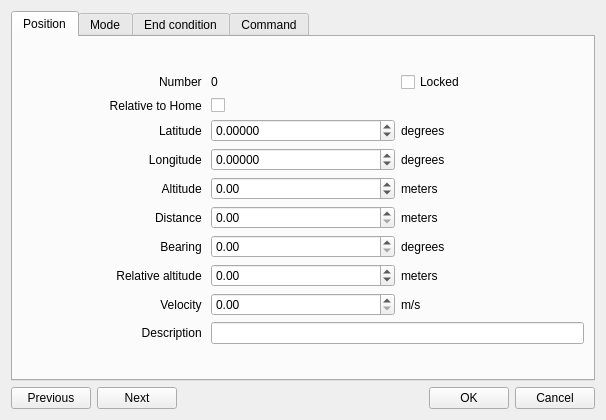
<?xml version="1.0" encoding="UTF-8"?>
<ui version="4.0">
 <class>opmap_edit_waypoint_dialog</class>
 <widget class="QWidget" name="opmap_edit_waypoint_dialog">
  <property name="modal" stdset="0">
   <bool>false</bool>
  </property>
  <property name="windowModality">
   <enum>Qt::NonModal</enum>
  </property>
  <property name="geometry">
   <rect>
    <x>0</x>
    <y>0</y>
    <width>606</width>
    <height>420</height>
   </rect>
  </property>
  <property name="sizePolicy">
   <sizepolicy hsizetype="MinimumExpanding" vsizetype="MinimumExpanding">
    <horstretch>0</horstretch>
    <verstretch>0</verstretch>
   </sizepolicy>
  </property>
  <property name="windowTitle">
   <string>LibrePilot GCS Edit Waypoint</string>
  </property>
  <property name="windowIcon">
   <iconset resource="../coreplugin/core.qrc">
    <normaloff>:/core/images/librepilot_logo_128.png</normaloff>:/core/images/librepilot_logo_128.png</iconset>
  </property>
  <layout class="QVBoxLayout" name="verticalLayout">
   <item>
    <widget class="QTabWidget" name="tabWidget">
     <property name="sizePolicy">
      <sizepolicy hsizetype="Preferred" vsizetype="Preferred">
       <horstretch>0</horstretch>
       <verstretch>0</verstretch>
      </sizepolicy>
     </property>
     <property name="currentIndex">
      <number>0</number>
     </property>
     <widget class="QWidget" name="tab_3">
      <attribute name="title">
       <string>Position</string>
      </attribute>
      <layout class="QGridLayout" name="gridLayout_2">
       <item row="0" column="0">
        <layout class="QGridLayout" name="gridLayout">
         <item row="2" column="0">
          <widget class="QLabel" name="lbLat">
           <property name="sizePolicy">
            <sizepolicy hsizetype="Minimum" vsizetype="Preferred">
             <horstretch>0</horstretch>
             <verstretch>0</verstretch>
            </sizepolicy>
           </property>
           <property name="text">
            <string>Latitude </string>
           </property>
           <property name="alignment">
            <set>Qt::AlignRight|Qt::AlignTrailing|Qt::AlignVCenter</set>
           </property>
          </widget>
         </item>
         <item row="3" column="0">
          <widget class="QLabel" name="lbLong">
           <property name="enabled">
            <bool>true</bool>
           </property>
           <property name="sizePolicy">
            <sizepolicy hsizetype="Minimum" vsizetype="Preferred">
             <horstretch>0</horstretch>
             <verstretch>0</verstretch>
            </sizepolicy>
           </property>
           <property name="text">
            <string>Longitude </string>
           </property>
           <property name="alignment">
            <set>Qt::AlignRight|Qt::AlignTrailing|Qt::AlignVCenter</set>
           </property>
          </widget>
         </item>
         <item row="11" column="0">
          <widget class="QLabel" name="label_8">
           <property name="sizePolicy">
            <sizepolicy hsizetype="Minimum" vsizetype="Preferred">
             <horstretch>0</horstretch>
             <verstretch>0</verstretch>
            </sizepolicy>
           </property>
           <property name="text">
            <string>Description </string>
           </property>
           <property name="alignment">
            <set>Qt::AlignRight|Qt::AlignTrailing|Qt::AlignVCenter</set>
           </property>
          </widget>
         </item>
         <item row="11" column="2" colspan="2">
          <widget class="QLineEdit" name="lineEditDescription"/>
         </item>
         <item row="2" column="2">
          <widget class="QDoubleSpinBox" name="doubleSpinBoxLatitude">
           <property name="sizePolicy">
            <sizepolicy hsizetype="Preferred" vsizetype="Fixed">
             <horstretch>0</horstretch>
             <verstretch>0</verstretch>
            </sizepolicy>
           </property>
           <property name="decimals">
            <number>5</number>
           </property>
           <property name="minimum">
            <double>-90.000000000000000</double>
           </property>
           <property name="maximum">
            <double>90.000000000000000</double>
           </property>
          </widget>
         </item>
         <item row="3" column="2">
          <widget class="QDoubleSpinBox" name="doubleSpinBoxLongitude">
           <property name="decimals">
            <number>5</number>
           </property>
           <property name="minimum">
            <double>-180.000000000000000</double>
           </property>
           <property name="maximum">
            <double>180.000000000000000</double>
           </property>
          </widget>
         </item>
         <item row="3" column="3">
          <widget class="QLabel" name="lbDegLong">
           <property name="text">
            <string>degrees</string>
           </property>
          </widget>
         </item>
         <item row="2" column="3">
          <widget class="QLabel" name="lbDegLat">
           <property name="text">
            <string>degrees</string>
           </property>
          </widget>
         </item>
         <item row="1" column="0">
          <widget class="QLabel" name="Type">
           <property name="sizePolicy">
            <sizepolicy hsizetype="Minimum" vsizetype="Preferred">
             <horstretch>0</horstretch>
             <verstretch>0</verstretch>
            </sizepolicy>
           </property>
           <property name="text">
            <string>Relative to Home </string>
           </property>
           <property name="alignment">
            <set>Qt::AlignRight|Qt::AlignTrailing|Qt::AlignVCenter</set>
           </property>
          </widget>
         </item>
         <item row="6" column="3">
          <widget class="QLabel" name="lbDistanceMeters">
           <property name="text">
            <string>meters</string>
           </property>
          </widget>
         </item>
         <item row="7" column="3">
          <widget class="QLabel" name="lbBearingDeg">
           <property name="text">
            <string>degrees</string>
           </property>
          </widget>
         </item>
         <item row="7" column="0">
          <widget class="QLabel" name="lbBearing">
           <property name="text">
            <string>Bearing </string>
           </property>
           <property name="alignment">
            <set>Qt::AlignRight|Qt::AlignTrailing|Qt::AlignVCenter</set>
           </property>
          </widget>
         </item>
         <item row="7" column="2">
          <widget class="QDoubleSpinBox" name="doubleSpinBoxBearing">
           <property name="decimals">
            <number>2</number>
           </property>
           <property name="maximum">
            <double>360.000000000000000</double>
           </property>
          </widget>
         </item>
         <item row="6" column="0">
          <widget class="QLabel" name="lbDistance">
           <property name="sizePolicy">
            <sizepolicy hsizetype="Minimum" vsizetype="Preferred">
             <horstretch>0</horstretch>
             <verstretch>0</verstretch>
            </sizepolicy>
           </property>
           <property name="text">
            <string>Distance </string>
           </property>
           <property name="alignment">
            <set>Qt::AlignRight|Qt::AlignTrailing|Qt::AlignVCenter</set>
           </property>
          </widget>
         </item>
         <item row="0" column="3">
          <widget class="QCheckBox" name="checkBoxLocked">
           <property name="layoutDirection">
            <enum>Qt::LeftToRight</enum>
           </property>
           <property name="text">
            <string>Locked</string>
           </property>
          </widget>
         </item>
         <item row="0" column="0">
          <widget class="QLabel" name="label_7">
           <property name="text">
            <string>Number </string>
           </property>
           <property name="alignment">
            <set>Qt::AlignRight|Qt::AlignTrailing|Qt::AlignVCenter</set>
           </property>
          </widget>
         </item>
         <item row="0" column="2">
          <widget class="QLabel" name="lbNumber">
           <property name="text">
            <string>0</string>
           </property>
          </widget>
         </item>
         <item row="1" column="2">
          <widget class="QCheckBox" name="checkBoxRelative">
           <property name="text">
            <string/>
           </property>
          </widget>
         </item>
         <item row="10" column="0">
          <widget class="QLabel" name="label_4">
           <property name="text">
            <string>Velocity </string>
           </property>
           <property name="alignment">
            <set>Qt::AlignRight|Qt::AlignTrailing|Qt::AlignVCenter</set>
           </property>
          </widget>
         </item>
         <item row="10" column="2">
          <widget class="QDoubleSpinBox" name="doubleSpinBoxVelocity">
           <property name="maximum">
            <double>999999999.000000000000000</double>
           </property>
          </widget>
         </item>
         <item row="4" column="0">
          <widget class="QLabel" name="label_3">
           <property name="sizePolicy">
            <sizepolicy hsizetype="Minimum" vsizetype="Preferred">
             <horstretch>0</horstretch>
             <verstretch>0</verstretch>
            </sizepolicy>
           </property>
           <property name="text">
            <string>Altitude </string>
           </property>
           <property name="alignment">
            <set>Qt::AlignRight|Qt::AlignTrailing|Qt::AlignVCenter</set>
           </property>
          </widget>
         </item>
         <item row="4" column="3">
          <widget class="QLabel" name="label_6">
           <property name="text">
            <string>meters</string>
           </property>
          </widget>
         </item>
         <item row="8" column="0">
          <widget class="QLabel" name="label_5">
           <property name="text">
            <string>Relative altitude </string>
           </property>
           <property name="alignment">
            <set>Qt::AlignRight|Qt::AlignTrailing|Qt::AlignVCenter</set>
           </property>
          </widget>
         </item>
         <item row="8" column="2">
          <widget class="QDoubleSpinBox" name="doubleSpinBoxRelativeAltitude">
           <property name="minimum">
            <double>-999999999.000000000000000</double>
           </property>
           <property name="maximum">
            <double>999999999.000000000000000</double>
           </property>
          </widget>
         </item>
         <item row="8" column="3">
          <widget class="QLabel" name="label_9">
           <property name="text">
            <string>meters</string>
           </property>
          </widget>
         </item>
         <item row="6" column="2">
          <widget class="QDoubleSpinBox" name="doubleSpinBoxDistance">
           <property name="decimals">
            <number>2</number>
           </property>
           <property name="maximum">
            <double>999999999.000000000000000</double>
           </property>
          </widget>
         </item>
         <item row="4" column="2">
          <widget class="QDoubleSpinBox" name="doubleSpinBoxAltitude">
           <property name="minimum">
            <double>-5000.000000000000000</double>
           </property>
           <property name="maximum">
            <double>5000.000000000000000</double>
           </property>
          </widget>
         </item>
         <item row="10" column="3">
          <widget class="QLabel" name="label_10">
           <property name="text">
            <string>m/s</string>
           </property>
          </widget>
         </item>
        </layout>
       </item>
      </layout>
     </widget>
     <widget class="QWidget" name="tab_4">
      <attribute name="title">
       <string>Mode</string>
      </attribute>
      <layout class="QGridLayout" name="gridLayout_8">
       <item row="0" column="0">
        <layout class="QGridLayout" name="gridLayout_3">
         <item row="0" column="0">
          <widget class="QLabel" name="label">
           <property name="sizePolicy">
            <sizepolicy hsizetype="Minimum" vsizetype="Preferred">
             <horstretch>0</horstretch>
             <verstretch>0</verstretch>
            </sizepolicy>
           </property>
           <property name="minimumSize">
            <size>
             <width>100</width>
             <height>0</height>
            </size>
           </property>
           <property name="layoutDirection">
            <enum>Qt::LeftToRight</enum>
           </property>
           <property name="text">
            <string>Mode</string>
           </property>
           <property name="alignment">
            <set>Qt::AlignRight|Qt::AlignTrailing|Qt::AlignVCenter</set>
           </property>
          </widget>
         </item>
         <item row="0" column="1">
          <widget class="QComboBox" name="cbMode"/>
         </item>
         <item row="1" column="1">
          <widget class="QDoubleSpinBox" name="dsb_modeParam1">
           <property name="maximum">
            <double>999999999.000000000000000</double>
           </property>
           <property name="singleStep">
            <double>0.010000000000000</double>
           </property>
          </widget>
         </item>
         <item row="1" column="0">
          <widget class="QLabel" name="modeParam1">
           <property name="sizePolicy">
            <sizepolicy hsizetype="Minimum" vsizetype="Preferred">
             <horstretch>0</horstretch>
             <verstretch>0</verstretch>
            </sizepolicy>
           </property>
           <property name="layoutDirection">
            <enum>Qt::LeftToRight</enum>
           </property>
           <property name="text">
            <string>param1</string>
           </property>
           <property name="alignment">
            <set>Qt::AlignRight|Qt::AlignTrailing|Qt::AlignVCenter</set>
           </property>
          </widget>
         </item>
         <item row="2" column="0">
          <widget class="QLabel" name="modeParam2">
           <property name="sizePolicy">
            <sizepolicy hsizetype="Minimum" vsizetype="Preferred">
             <horstretch>0</horstretch>
             <verstretch>0</verstretch>
            </sizepolicy>
           </property>
           <property name="layoutDirection">
            <enum>Qt::LeftToRight</enum>
           </property>
           <property name="text">
            <string>param2</string>
           </property>
           <property name="alignment">
            <set>Qt::AlignRight|Qt::AlignTrailing|Qt::AlignVCenter</set>
           </property>
          </widget>
         </item>
         <item row="3" column="0">
          <widget class="QLabel" name="modeParam3">
           <property name="sizePolicy">
            <sizepolicy hsizetype="Minimum" vsizetype="Preferred">
             <horstretch>0</horstretch>
             <verstretch>0</verstretch>
            </sizepolicy>
           </property>
           <property name="layoutDirection">
            <enum>Qt::LeftToRight</enum>
           </property>
           <property name="text">
            <string>param3</string>
           </property>
           <property name="alignment">
            <set>Qt::AlignRight|Qt::AlignTrailing|Qt::AlignVCenter</set>
           </property>
          </widget>
         </item>
         <item row="4" column="0">
          <widget class="QLabel" name="modeParam4">
           <property name="sizePolicy">
            <sizepolicy hsizetype="Minimum" vsizetype="Preferred">
             <horstretch>0</horstretch>
             <verstretch>0</verstretch>
            </sizepolicy>
           </property>
           <property name="layoutDirection">
            <enum>Qt::LeftToRight</enum>
           </property>
           <property name="text">
            <string>param4</string>
           </property>
           <property name="alignment">
            <set>Qt::AlignRight|Qt::AlignTrailing|Qt::AlignVCenter</set>
           </property>
          </widget>
         </item>
         <item row="2" column="1">
          <widget class="QDoubleSpinBox" name="dsb_modeParam2">
           <property name="maximum">
            <double>999999999.000000000000000</double>
           </property>
           <property name="singleStep">
            <double>0.010000000000000</double>
           </property>
          </widget>
         </item>
         <item row="3" column="1">
          <widget class="QDoubleSpinBox" name="dsb_modeParam3">
           <property name="maximum">
            <double>999999999.000000000000000</double>
           </property>
           <property name="singleStep">
            <double>0.010000000000000</double>
           </property>
          </widget>
         </item>
         <item row="4" column="1">
          <widget class="QDoubleSpinBox" name="dsb_modeParam4">
           <property name="maximum">
            <double>999999999.000000000000000</double>
           </property>
           <property name="singleStep">
            <double>0.010000000000000</double>
           </property>
          </widget>
         </item>
         <item row="2" column="2">
          <spacer name="horizontalSpacer_2">
           <property name="orientation">
            <enum>Qt::Horizontal</enum>
           </property>
           <property name="sizeHint" stdset="0">
            <size>
             <width>40</width>
             <height>20</height>
            </size>
           </property>
          </spacer>
         </item>
        </layout>
       </item>
      </layout>
     </widget>
     <widget class="QWidget" name="tab">
      <attribute name="title">
       <string>End condition</string>
      </attribute>
      <layout class="QGridLayout" name="gridLayout_7">
       <item row="0" column="0">
        <layout class="QGridLayout" name="gridLayout_4">
         <property name="sizeConstraint">
          <enum>QLayout::SetDefaultConstraint</enum>
         </property>
         <item row="0" column="0">
          <widget class="QLabel" name="Condition">
           <property name="sizePolicy">
            <sizepolicy hsizetype="Minimum" vsizetype="Preferred">
             <horstretch>0</horstretch>
             <verstretch>0</verstretch>
            </sizepolicy>
           </property>
           <property name="minimumSize">
            <size>
             <width>100</width>
             <height>0</height>
            </size>
           </property>
           <property name="layoutDirection">
            <enum>Qt::LeftToRight</enum>
           </property>
           <property name="text">
            <string>Condition</string>
           </property>
           <property name="alignment">
            <set>Qt::AlignRight|Qt::AlignTrailing|Qt::AlignVCenter</set>
           </property>
          </widget>
         </item>
         <item row="0" column="1">
          <widget class="QComboBox" name="cbCondition"/>
         </item>
         <item row="1" column="1">
          <widget class="QDoubleSpinBox" name="dsb_condParam1">
           <property name="maximum">
            <double>999999999.000000000000000</double>
           </property>
           <property name="singleStep">
            <double>0.010000000000000</double>
           </property>
          </widget>
         </item>
         <item row="1" column="0">
          <widget class="QLabel" name="condParam1">
           <property name="sizePolicy">
            <sizepolicy hsizetype="Minimum" vsizetype="Preferred">
             <horstretch>0</horstretch>
             <verstretch>0</verstretch>
            </sizepolicy>
           </property>
           <property name="layoutDirection">
            <enum>Qt::LeftToRight</enum>
           </property>
           <property name="text">
            <string>param1</string>
           </property>
           <property name="alignment">
            <set>Qt::AlignRight|Qt::AlignTrailing|Qt::AlignVCenter</set>
           </property>
          </widget>
         </item>
         <item row="2" column="0">
          <widget class="QLabel" name="condParam2">
           <property name="sizePolicy">
            <sizepolicy hsizetype="Minimum" vsizetype="Preferred">
             <horstretch>0</horstretch>
             <verstretch>0</verstretch>
            </sizepolicy>
           </property>
           <property name="layoutDirection">
            <enum>Qt::LeftToRight</enum>
           </property>
           <property name="text">
            <string>param2</string>
           </property>
           <property name="alignment">
            <set>Qt::AlignRight|Qt::AlignTrailing|Qt::AlignVCenter</set>
           </property>
          </widget>
         </item>
         <item row="3" column="0">
          <widget class="QLabel" name="condParam3">
           <property name="sizePolicy">
            <sizepolicy hsizetype="Minimum" vsizetype="Preferred">
             <horstretch>0</horstretch>
             <verstretch>0</verstretch>
            </sizepolicy>
           </property>
           <property name="layoutDirection">
            <enum>Qt::LeftToRight</enum>
           </property>
           <property name="text">
            <string>param3</string>
           </property>
           <property name="alignment">
            <set>Qt::AlignRight|Qt::AlignTrailing|Qt::AlignVCenter</set>
           </property>
          </widget>
         </item>
         <item row="4" column="0">
          <widget class="QLabel" name="condParam4">
           <property name="sizePolicy">
            <sizepolicy hsizetype="Minimum" vsizetype="Preferred">
             <horstretch>0</horstretch>
             <verstretch>0</verstretch>
            </sizepolicy>
           </property>
           <property name="layoutDirection">
            <enum>Qt::LeftToRight</enum>
           </property>
           <property name="text">
            <string>param4</string>
           </property>
           <property name="alignment">
            <set>Qt::AlignRight|Qt::AlignTrailing|Qt::AlignVCenter</set>
           </property>
          </widget>
         </item>
         <item row="2" column="1">
          <widget class="QDoubleSpinBox" name="dsb_condParam2">
           <property name="maximum">
            <double>999999999.000000000000000</double>
           </property>
           <property name="singleStep">
            <double>0.010000000000000</double>
           </property>
          </widget>
         </item>
         <item row="3" column="1">
          <widget class="QDoubleSpinBox" name="dsb_condParam3">
           <property name="maximum">
            <double>999999999.000000000000000</double>
           </property>
           <property name="singleStep">
            <double>0.010000000000000</double>
           </property>
          </widget>
         </item>
         <item row="4" column="1">
          <widget class="QDoubleSpinBox" name="dsb_condParam4">
           <property name="maximum">
            <double>999999999.000000000000000</double>
           </property>
           <property name="singleStep">
            <double>0.010000000000000</double>
           </property>
          </widget>
         </item>
         <item row="2" column="2">
          <spacer name="horizontalSpacer_3">
           <property name="orientation">
            <enum>Qt::Horizontal</enum>
           </property>
           <property name="sizeHint" stdset="0">
            <size>
             <width>40</width>
             <height>20</height>
            </size>
           </property>
          </spacer>
         </item>
        </layout>
       </item>
      </layout>
     </widget>
     <widget class="QWidget" name="tab_2">
      <attribute name="title">
       <string>Command</string>
      </attribute>
      <layout class="QGridLayout" name="gridLayout_6">
       <item row="0" column="0">
        <layout class="QGridLayout" name="gridLayout_5">
         <property name="sizeConstraint">
          <enum>QLayout::SetDefaultConstraint</enum>
         </property>
         <item row="0" column="0">
          <widget class="QLabel" name="label_2">
           <property name="sizePolicy">
            <sizepolicy hsizetype="Minimum" vsizetype="Preferred">
             <horstretch>0</horstretch>
             <verstretch>0</verstretch>
            </sizepolicy>
           </property>
           <property name="minimumSize">
            <size>
             <width>100</width>
             <height>0</height>
            </size>
           </property>
           <property name="layoutDirection">
            <enum>Qt::LeftToRight</enum>
           </property>
           <property name="text">
            <string>Command</string>
           </property>
           <property name="alignment">
            <set>Qt::AlignRight|Qt::AlignTrailing|Qt::AlignVCenter</set>
           </property>
          </widget>
         </item>
         <item row="0" column="1">
          <widget class="QComboBox" name="cbCommand"/>
         </item>
         <item row="1" column="0">
          <widget class="QLabel" name="jumpDest">
           <property name="sizePolicy">
            <sizepolicy hsizetype="Minimum" vsizetype="Preferred">
             <horstretch>0</horstretch>
             <verstretch>0</verstretch>
            </sizepolicy>
           </property>
           <property name="layoutDirection">
            <enum>Qt::LeftToRight</enum>
           </property>
           <property name="text">
            <string>Jump Destination</string>
           </property>
           <property name="alignment">
            <set>Qt::AlignRight|Qt::AlignTrailing|Qt::AlignVCenter</set>
           </property>
          </widget>
         </item>
         <item row="2" column="0">
          <widget class="QLabel" name="condParam2_2">
           <property name="sizePolicy">
            <sizepolicy hsizetype="Minimum" vsizetype="Preferred">
             <horstretch>0</horstretch>
             <verstretch>0</verstretch>
            </sizepolicy>
           </property>
           <property name="layoutDirection">
            <enum>Qt::LeftToRight</enum>
           </property>
           <property name="text">
            <string>Error Destination</string>
           </property>
           <property name="alignment">
            <set>Qt::AlignRight|Qt::AlignTrailing|Qt::AlignVCenter</set>
           </property>
          </widget>
         </item>
         <item row="2" column="2">
          <spacer name="horizontalSpacer_4">
           <property name="orientation">
            <enum>Qt::Horizontal</enum>
           </property>
           <property name="sizeHint" stdset="0">
            <size>
             <width>40</width>
             <height>20</height>
            </size>
           </property>
          </spacer>
         </item>
         <item row="1" column="1">
          <widget class="QSpinBox" name="sbJump"/>
         </item>
         <item row="2" column="1">
          <widget class="QSpinBox" name="sbError"/>
         </item>
        </layout>
       </item>
      </layout>
     </widget>
    </widget>
   </item>
   <item>
    <layout class="QHBoxLayout" name="horizontalLayout">
     <item>
      <widget class="QPushButton" name="pushButton">
       <property name="text">
        <string>Previous</string>
       </property>
      </widget>
     </item>
     <item>
      <widget class="QPushButton" name="pushButton_2">
       <property name="text">
        <string>Next</string>
       </property>
      </widget>
     </item>
     <item>
      <spacer name="horizontalSpacer">
       <property name="orientation">
        <enum>Qt::Horizontal</enum>
       </property>
       <property name="sizeHint" stdset="0">
        <size>
         <width>40</width>
         <height>20</height>
        </size>
       </property>
      </spacer>
     </item>
     <item>
      <widget class="QPushButton" name="pushButtonOK">
       <property name="text">
        <string>OK</string>
       </property>
      </widget>
     </item>
     <item>
      <widget class="QPushButton" name="pushButtonCancel">
       <property name="text">
        <string>Cancel</string>
       </property>
      </widget>
     </item>
    </layout>
   </item>
  </layout>
 </widget>
 <resources>
  <include location="../coreplugin/core.qrc"/>
 </resources>
 <connections/>
</ui>
